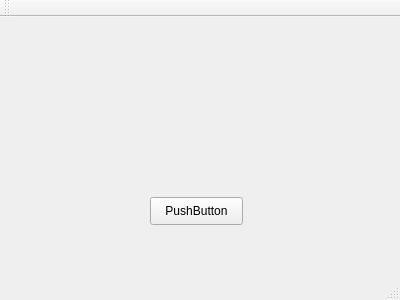
<?xml version="1.0" encoding="UTF-8"?>
<ui version="4.0">
 <class>MainWindow</class>
 <widget class="QMainWindow" name="MainWindow">
  <property name="geometry">
   <rect>
    <x>0</x>
    <y>0</y>
    <width>400</width>
    <height>300</height>
   </rect>
  </property>
  <property name="windowTitle">
   <string>MainWindow</string>
  </property>
  <widget class="QWidget" name="centralWidget">
   <widget class="QPushButton" name="pushButton">
    <property name="geometry">
     <rect>
      <x>150</x>
      <y>180</y>
      <width>93</width>
      <height>28</height>
     </rect>
    </property>
    <property name="text">
     <string>PushButton</string>
    </property>
   </widget>
  </widget>
  <widget class="QMenuBar" name="menuBar">
   <property name="geometry">
    <rect>
     <x>0</x>
     <y>0</y>
     <width>400</width>
     <height>26</height>
    </rect>
   </property>
  </widget>
  <widget class="QToolBar" name="mainToolBar">
   <attribute name="toolBarArea">
    <enum>TopToolBarArea</enum>
   </attribute>
   <attribute name="toolBarBreak">
    <bool>false</bool>
   </attribute>
  </widget>
  <widget class="QStatusBar" name="statusBar"/>
 </widget>
 <layoutdefault spacing="6" margin="11"/>
 <resources/>
 <connections/>
</ui>
